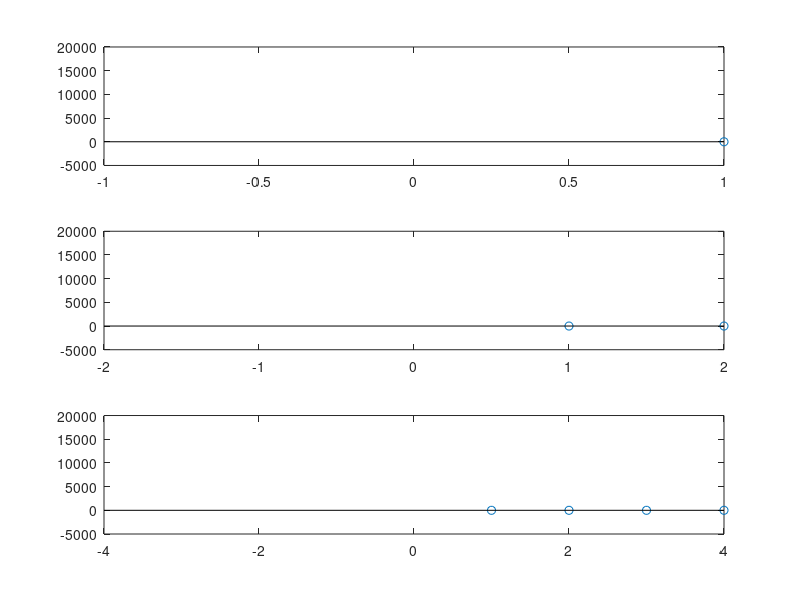

Source code (MATLAB):
f0 =16000;
Fs=16000;
Fs1=16000;
Fs2=32000;
Fs3=64000;
t = (-1000/f0) : (1/Fs) : (1000/f0);
x =( f0 * ((sinc(f0*t)).^2) )+( 15* sin(2*pi*f0*t));
x1 = x(1 : Fs1/Fs : end);
x2 = x(1 : Fs2/Fs : end);
x3 = x(1 : Fs3/Fs : end);
subplot(3,1,1);
h1=stem(x1);
xlim([-Fs1/f0 Fs1/f0]);
subplot(3,1,2);
h2=stem(x2);
xlim([-Fs2/f0 Fs2/f0]);
subplot(3,1,3);
h3=stem(x3);
xlim([-Fs3/f0 Fs3/f0]);
